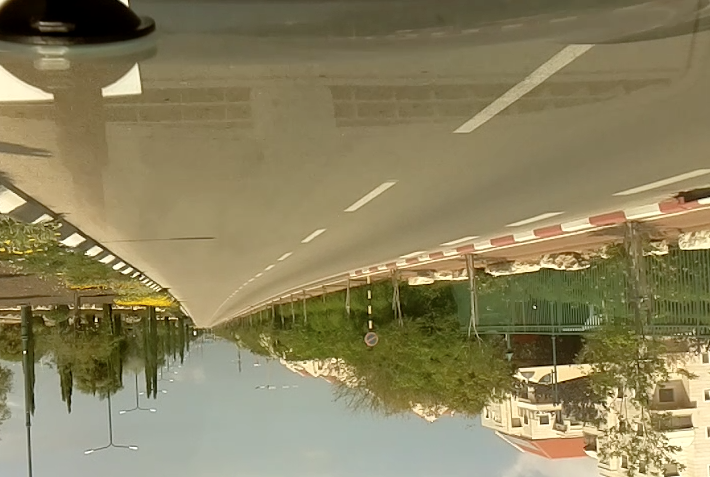
#> input picture data/2.png, 710 x 477 px, found by its file name
$ python stash.py   (Python 2 division)
#> lines starting #> are read from the running program, lines starting #| are printed output that depends on the picture; after the words box and inside, x2 and y2 are one past the last pixel; in counts of white or black regions, pixels touching at a corner belong together
# import the necessary packages
import numpy as np
import cv2
import math

from matplotlib import pyplot as plt

def color_variant(hex_color, brightness_offset=1):
    """ takes a color like #87c95f and produces a lighter or darker variant """
    if len(hex_color) != 7:
        raise Exception("Passed %s into color_variant(), needs to be in #87c95f format." % hex_color)
    rgb_hex = [hex_color[x:x+2] for x in [1, 3, 5]]
    new_rgb_int = [int(hex_value, 16) + brightness_offset for hex_value in rgb_hex]
    new_rgb_int = [min([255, max([0, i])]) for i in new_rgb_int] # make sure new values are between 0 and 255
    return new_rgb_int


# load the image
image = cv2.imread('/Users/saoron/cardiganCam/data/2.png')
#> image is the input picture: shape (477, 710, 3); mean B, G, R 94.2, 130.2, 139.3
sigma=0.33
v = np.median(image)
#> v = 121
gray = cv2.cvtColor(image, cv2.COLOR_BGR2GRAY)
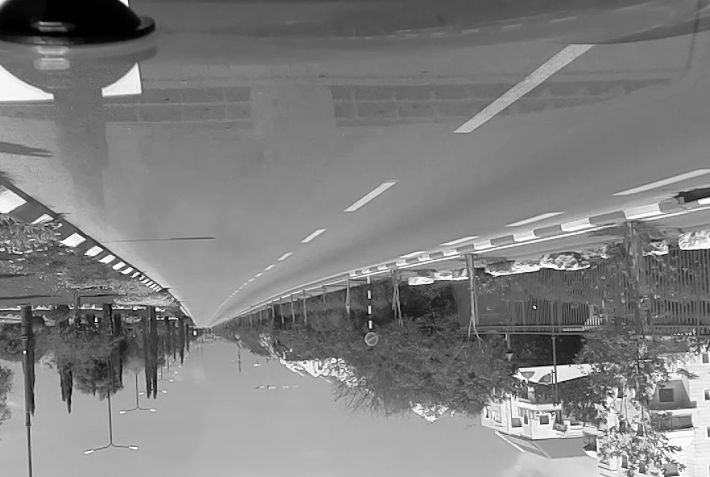
#> gray: shape (477, 710); min 0, max 255, mean 128.8
blurred = cv2.GaussianBlur(gray, (3, 3), 0)

# apply automatic Canny edge detection using the computed median
lower = int(max(0, (1.0 - sigma) * v))
#> lower = 81
upper = int(min(255, (1.0 + sigma) * v))
#> upper = 160
edged = cv2.Canny(blurred, lower, upper)
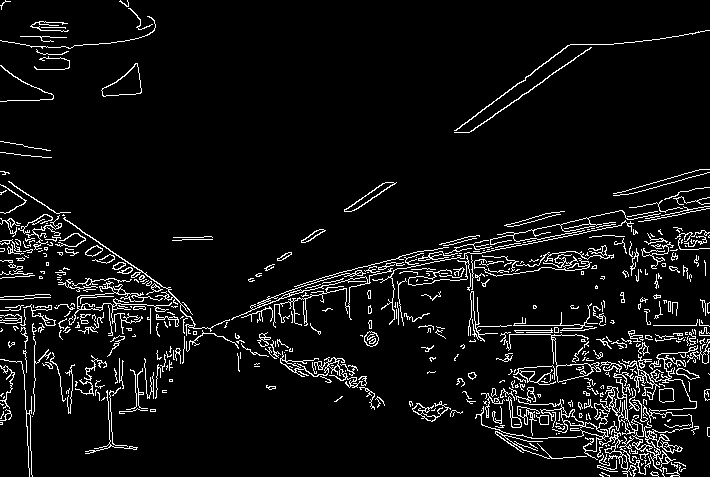
#> edged: shape (477, 710); 6.4% white in thin lines or dots
# edges = cv2.Canny(image,100,200)


lines = cv2.HoughLinesP(edged, 1, 0.07, 80, 30, 1);
#> lines = 1445 rows, first 6: [509, 244, 511, 244], [45, 324, 46, 324], [329, 275, 331, 275], [443, 255, 446, 255], [20, 316, 21, 316], [416, 276, 420, 276]

for line in lines:
    print line[0]
    pt1 = (line[0][0],line[0][1])
    pt2 = (line[0][2],line[0][3])
    cv2.line(image, pt1, pt2, (0,0,0), 3)
#> this loop made 1445 passes
#| [509 244 511 244]
#| [ 45 324  46 324]
#| [329 275 331 275]
#| [443 255 446 255]
#| [ 20 316  21 316]
#| [416 276 420 276]
#| [312 286 315 286]
#| [541 238 554 236]
#> (further printed lines are left out)
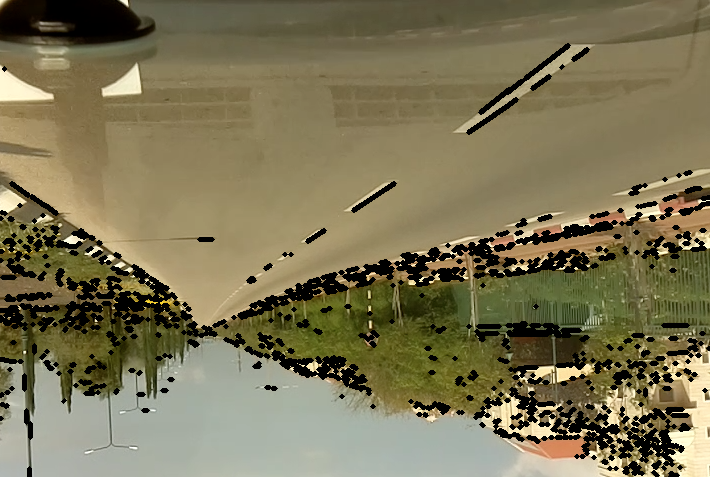
#> image: shape (477, 710, 3); 9.46% of pixels changed, all inside (x1, y1, x2, y2) = (0, 43, 710, 477)


# show the images
cv2.imshow("images", np.hstack([image]))
cv2.waitKey(0)

$ run again, with data/1.png copied over data/2.png
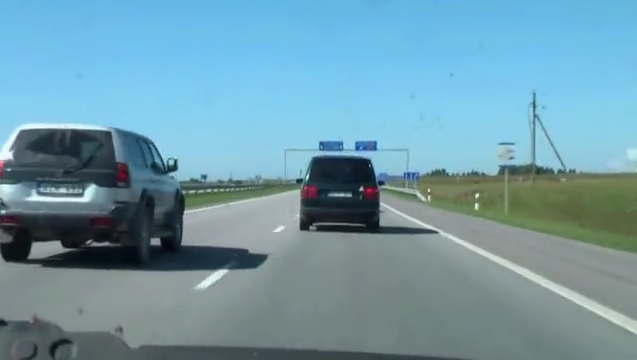
#> input picture data/1.png, 637 x 360 px, found by its file name
#> image is the input picture: shape (360, 637, 3); mean B, G, R 169.2, 154.1, 112.9
#> v = 139
#> lower = 93
#> upper = 184
#> `edged = cv2.Canny(blurred, lower, upper)`:
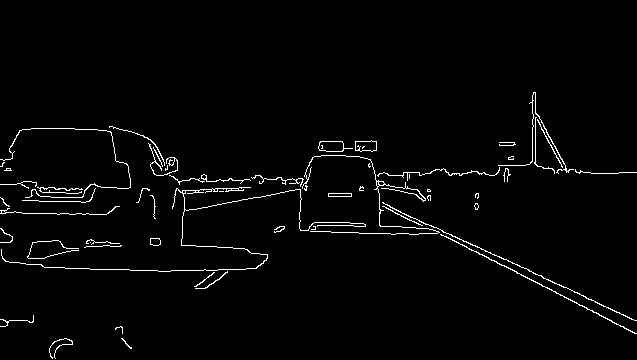
#> edged: shape (360, 637); 2.2% white in thin lines or dots, all inside (x1, y1, x2, y2) = (0, 92, 637, 359)
#> lines = 20 rows, first 6: [385, 207, 393, 211], [448, 238, 539, 283], [267, 179, 276, 179], [329, 225, 365, 226], [452, 173, 459, 173], [422, 174, 424, 174]
#> the loop `for line in lines:` made 20 passes
#> (printed output is left out)
#> after the loop `for line in lines:`:
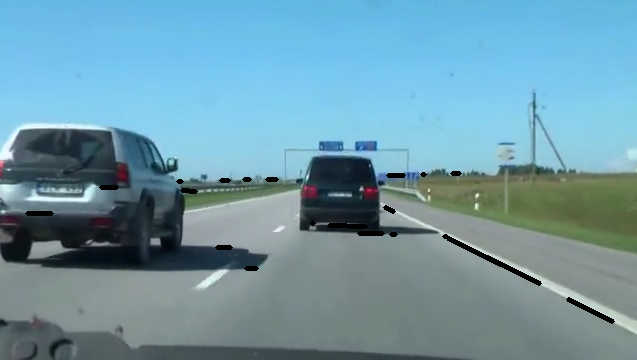
#> image: shape (360, 637, 3); 0.87% of pixels changed, all inside (x1, y1, x2, y2) = (25, 171, 615, 324)

$ run again, with data/3.png copied over data/2.png
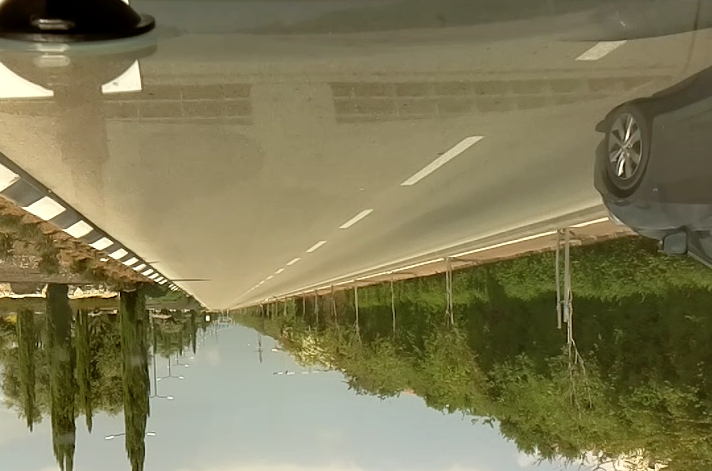
#> input picture data/3.png, 712 x 471 px, found by its file name
#> image is the input picture: shape (471, 712, 3); mean B, G, R 86.7, 122.5, 128.1
#> v = 109
#> lower = 73
#> upper = 144
#> `edged = cv2.Canny(blurred, lower, upper)`:
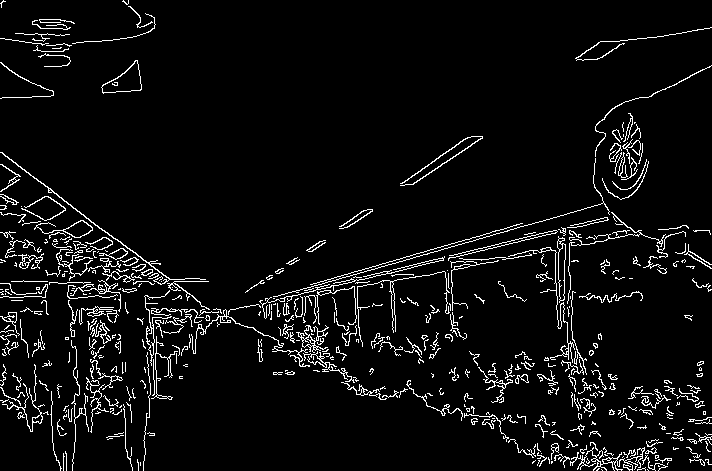
#> edged: shape (471, 712); 5.5% white in thin lines or dots
#> lines = 896 rows, first 6: [507, 241, 509, 241], [376, 273, 379, 273], [575, 224, 578, 224], [316, 287, 323, 286], [462, 252, 464, 252], [491, 245, 501, 243]
#> the loop `for line in lines:` made 896 passes
#> (printed output is left out)
#> after the loop `for line in lines:`:
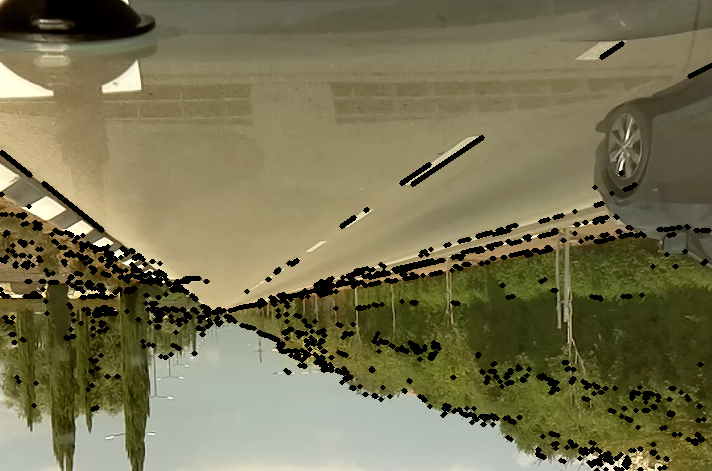
#> image: shape (471, 712, 3); 6.12% of pixels changed, all inside (x1, y1, x2, y2) = (0, 41, 712, 471)

$ run again, with data/4.png copied over data/2.png
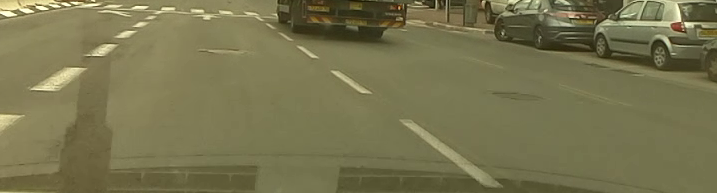
#> input picture data/4.png, 717 x 193 px, found by its file name
#> image is the input picture: shape (193, 717, 3); mean B, G, R 79.3, 116.1, 119.9
#> v = 113
#> lower = 75
#> upper = 150
#> `edged = cv2.Canny(blurred, lower, upper)`:
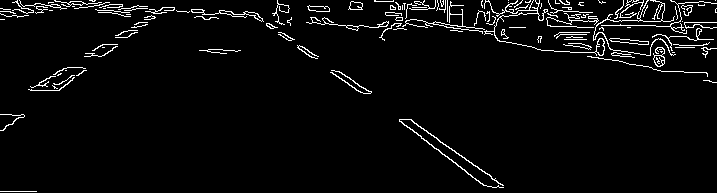
#> edged: shape (193, 717); 4% white in thin lines or dots
#> lines = 128 rows, first 6: [547, 25, 550, 25], [246, 14, 248, 14], [436, 138, 473, 164], [550, 26, 563, 26], [359, 25, 363, 25], [601, 25, 625, 25]
#> the loop `for line in lines:` made 128 passes
#> (printed output is left out)
#> after the loop `for line in lines:`:
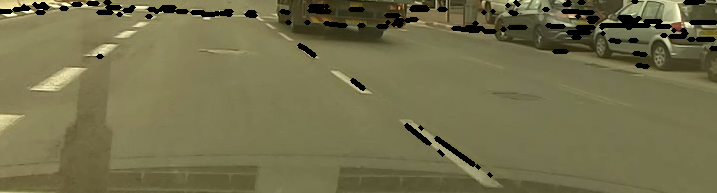
#> image: shape (193, 717, 3); 4.12% of pixels changed, all inside (x1, y1, x2, y2) = (0, 0, 717, 178)
